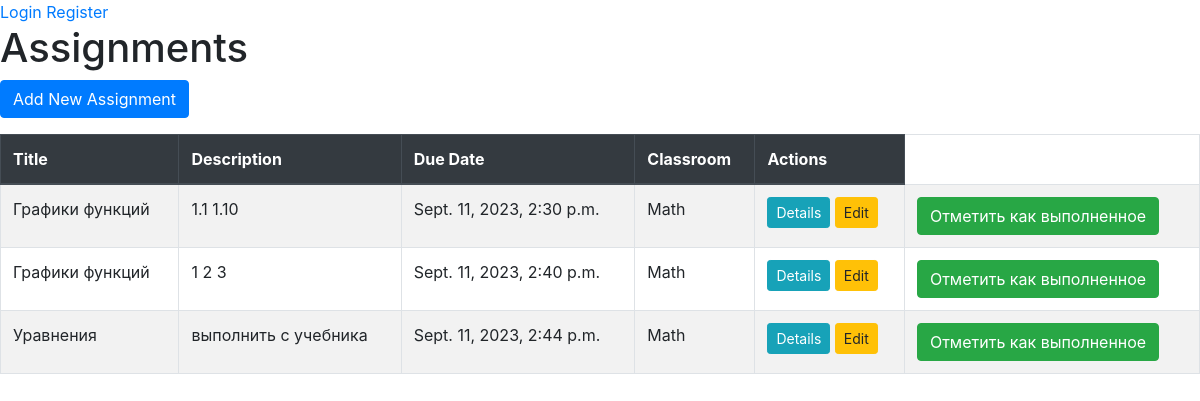
/assignments/, run on the app's committed database.
### classroom/models.py (models this page shows)
class Assignment(models.Model):
    title = models.CharField(max_length=255)
    description = models.TextField()
    due_date = models.DateTimeField()
    classroom = models.ForeignKey(Classroom, on_delete=models.CASCADE, related_name="assignments")
    completed_by = models.ManyToManyField(User, related_name="completed_assignments", blank=True)

class Classroom(models.Model):
    name = models.CharField(max_length=255)
    description = models.TextField(blank=True)
    students = models.ManyToManyField(User, related_name="classrooms")

### classroom/views.py (the view)
# urls.py: path('assignments/', views.AssignmentListView.as_view(), name='assignments_list'),
class AssignmentListView(ListView):
    model = Assignment
    template_name = 'assignment_list.html'
    def get_queryset(self):
        queryset = super().get_queryset()
        for assignment in queryset:
            print(assignment.classroom.students.all())
        return queryset

### classroom/templates/assignment_list.html (shortened to what this page needs)
{% extends 'base.html' %}
{% block content %}
<h1>Assignments</h1>
<a href="{% url 'assignment_add' %}" class="btn btn-primary mb-3">Add New Assignment</a>
<table class="table table-bordered table-striped">
    <thead class="thead-dark">
        <tr>
            <th>Title</th>
            <th>Description</th>
            <th>Due Date</th>
            <th>Classroom</th>
            <th>Actions</th>
        </tr>
    </thead>
    <tbody>
        {% for assignment in object_list %}
        <tr>
            <td>{{ assignment.title }}</td>
            <td>{{ assignment.description }}</td>
            <td>{{ assignment.due_date }}</td>
            <td>{{ assignment.classroom.name }}</td>
            <td>
                <a href="{% url 'assignment_detail' assignment.pk %}" class="btn btn-info btn-sm">Details</a>
                <a href="{% url 'assignment_edit' assignment.pk %}" class="btn btn-warning btn-sm">Edit</a>
            </td>
            <td>
                {% if request.user in assignment.completed_by.all %}
                    Выполнено
                {% else %}
                    <form method="post" action="{% url 'mark_completed' assignment.pk %}">
                        <button type="submit" class="btn btn-success">Отметить как выполненное</button>
                    </form>
                {% endif %}
            </td>
        </tr>
        {% empty %}
            <tr>
                <td colspan="6">No assignments available.</td>
            </tr>
        {% endfor %}
    </tbody>
</table>
{% endblock %}

### data on the page
Assignment: title "Графики функций", description "1.1 1.10", due_date "Sept. 11, 2023, 2:30 p.m.", classroom.name "Math", shows "Отметить как выполненное"
Assignment: title "Графики функций", description "1 2 3", due_date "Sept. 11, 2023, 2:40 p.m.", classroom.name "Math", shows "Отметить как выполненное"
Assignment: title "Уравнения", description "выполнить с учебника", due_date "Sept. 11, 2023, 2:44 p.m.", classroom.name "Math", shows "Отметить как выполненное"
